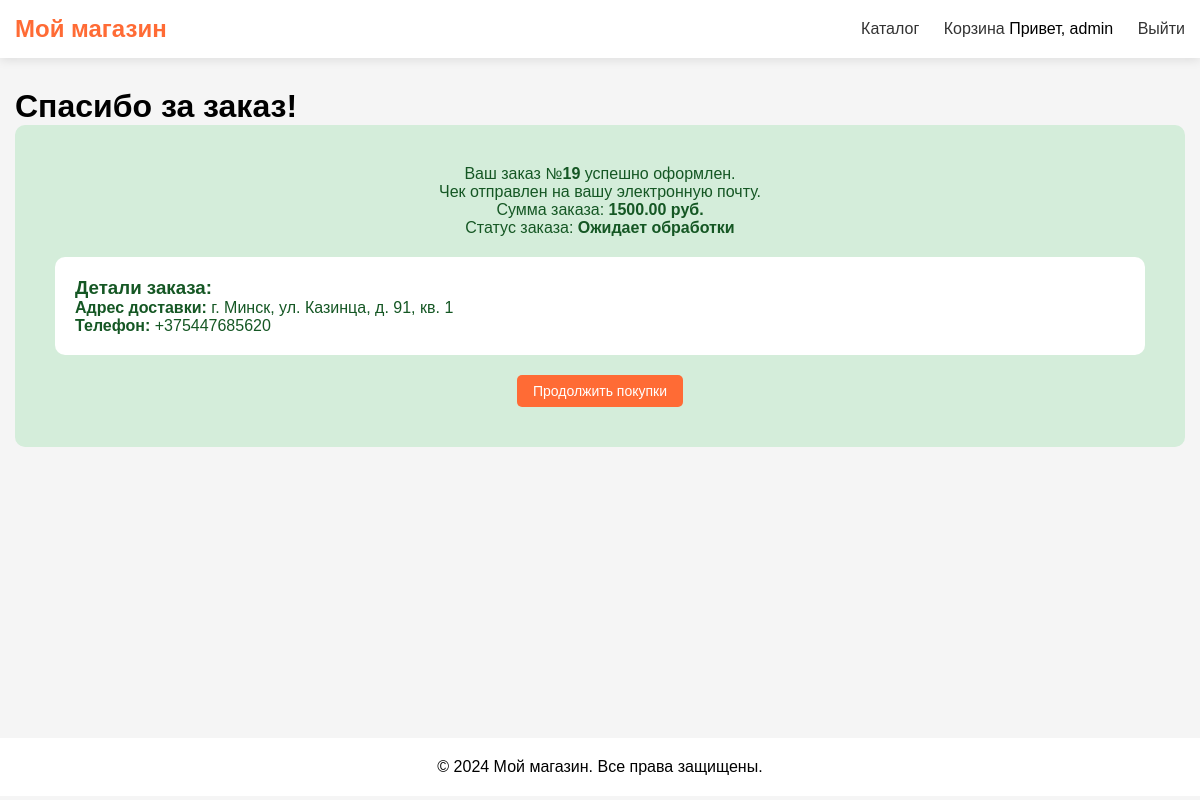
Screenshot of /order-success/19/ (signed in) with the database file from the repository.
### shop/models.py (models this page shows, shortened)
class Order(models.Model):
    STATUS_CHOICES = [
        ('pending', 'Ожидает обработки'),
        ('paid', 'Оплачен'),
        ('shipped', 'Отправлен'),
        ('delivered', 'Доставлен'),
        ('cancelled', 'Отменён'),
    ]
    user = models.ForeignKey(User, on_delete=models.CASCADE, related_name='orders', verbose_name="Пользователь")
    customer_email = models.EmailField(verbose_name="Email для чека")
    created_at = models.DateTimeField(auto_now_add=True, verbose_name="Дата создания")
    address = models.TextField(verbose_name="Адрес доставки")
    phone = models.CharField(max_length=20, verbose_name="Телефон")
    comment = models.TextField(blank=True, verbose_name="Комментарий к заказу")
    total_amount = models.DecimalField(max_digits=10, decimal_places=2, verbose_name="Сумма заказа")
    status = models.CharField(max_length=20, choices=STATUS_CHOICES, default='pending', verbose_name="Статус")
    class Meta:
        verbose_name = "Заказ"
        verbose_name_plural = "Заказы"
        ordering = ['-created_at']

### shop/views.py (the view)
# urls.py: path('order-success/<int:order_id>/', views.order_success, name='order_success'),
def order_success(request, order_id):
    order = get_object_or_404(Order, id=order_id, user=request.user)
    return render(request, 'shop/order_success.html', {'order': order})

### shop/templates/shop/order_success.html (shortened to what this page needs)
{% extends 'shop/base.html' %}
{% block content %}
<h1>Спасибо за заказ!</h1>
<div class="success-message">
    <p>Ваш заказ №<strong>{{ order.id }}</strong> успешно оформлен.</p>
    <p>Чек отправлен на вашу электронную почту.</p>
    <p>Сумма заказа: <strong>{{ order.total_amount }} руб.</strong></p>
    <p>Статус заказа: <strong>{{ order.get_status_display }}</strong></p>
    <div class="order-details">
        <h3>Детали заказа:</h3>
        <p><strong>Адрес доставки:</strong> {{ order.address }}</p>
        <p><strong>Телефон:</strong> {{ order.phone }}</p>
    </div>
    <div class="actions">
        <a href="{% url 'catalog' %}" class="btn btn-primary">Продолжить покупки</a>
    </div>
</div>
{% endblock %}

### shop/templates/shop/base.html (shortened to what this page needs)
<!DOCTYPE html>
<html lang="ru">
<head>
</head>
<body>
    <div class="header">
        <div class="container">
            <div class="header-content">
                <div class="logo">
                    <a href="{% url 'catalog' %}">Мой магазин</a>
                </div>
                <div class="nav">
                    <a href="{% url 'catalog' %}">Каталог</a>
                    <a href="{% url 'cart' %}">Корзина</a>
                    {% if user.is_authenticated %}
                        <span>Привет, {{ user.username }}</span>
                        <a href="{% url 'logout' %}">Выйти</a>
                    {% else %}
                        <a href="{% url 'login' %}">Войти</a>
                    {% endif %}
                </div>
            </div>
        </div>
    </div>
    <div class="main">
        <div class="container">
            {% block content %}{% endblock %}
        </div>
    </div>
    <div class="footer">
        <p>&copy; 2024 Мой магазин. Все права защищены.</p>
    </div>
</body>
</html>

### shop/templates/shop/base.html (style rules this page uses)
* { margin: 0; padding: 0; box-sizing: border-box; }
body { font-family: Arial, sans-serif; background-color: #f5f5f5; }
.container { max-width: 1200px; margin: 0 auto; padding: 0 15px; }
.header { background-color: #fff; box-shadow: 0 2px 10px rgba(0,0,0,0.1); position: sticky; top: 0; z-index: 100; }
.header-content { display: flex; justify-content: space-between; align-items: center; padding: 15px 0; }
.logo a { font-size: 24px; font-weight: bold; color: #ff6b35; text-decoration: none; }
.nav a { margin-left: 20px; text-decoration: none; color: #333; }
.main { min-height: calc(100vh - 150px); padding: 30px 0; }
.footer { text-align: center; padding: 20px; background-color: #fff; margin-top: 30px; }
.btn { display: inline-block; padding: 8px 16px; border: none; border-radius: 5px; cursor: pointer; text-decoration: none; font-size: 14px; }
.btn-primary { background-color: #ff6b35; color: white; }

### shop/templates/shop/order_success.html (style rules this page uses)
.success-message { text-align: center; padding: 40px; background: #d4edda; border-radius: 10px; color: #155724; }
.order-details { text-align: left; margin-top: 20px; padding: 20px; background: white; border-radius: 10px; }
.actions { margin-top: 20px; }

### rows the page displays
Order: id "19", total_amount "1500.00", status "Ожидает обработки", address "г. Минск, ул. Казинца, д. 91, кв. 1", phone "+375447685620"

### other values shown
{{ user.username }} "admin"
